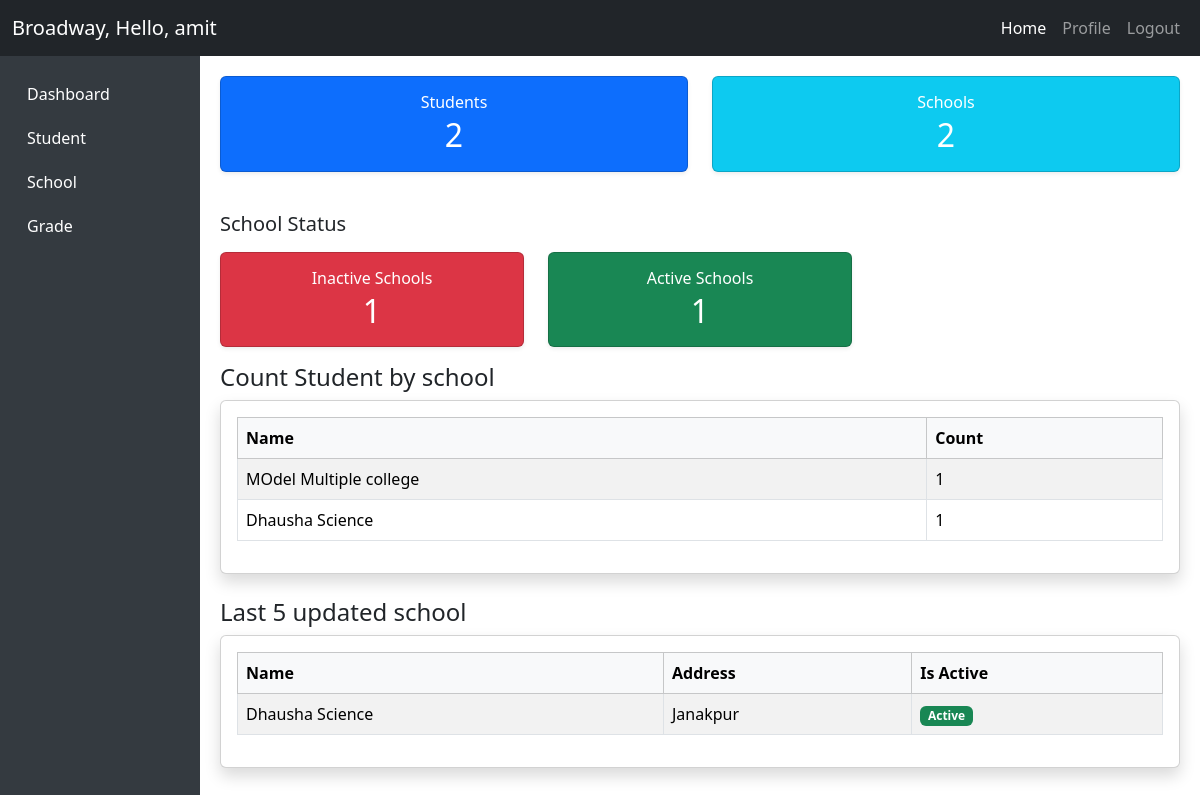
The app's page /home/ (signed in) with its own data.
### home/models.py (models this page shows, shortened)
class School(models.Model):
    name = models.CharField(max_length=50, verbose_name="School Name")
    school_unique_code = models.CharField(max_length=20,unique=True, help_text="add unique value", verbose_name="School code")
    address = models.CharField(max_length=30)
    is_active  = models.BooleanField(default=False)
    created_at = models.DateTimeField(auto_now_add=True)
    updated_at = models.DateTimeField(auto_now=True)

### home/views.py (the view)
# urls.py: 2. Add a URL to urlpatterns:  path('', views.home, name='home')
@login_required()
def home(request):
    school_status = School.objects.values('is_active').annotate(count = Count('is_active'))
    school_student_count = Student.objects.values('school__name').annotate(count = Count('id')).order_by('-count')
    last_five_school = School.objects.filter(is_active = True).order_by('-updated_at')[:5]
    context = {
        "student_count":Student.objects.all().count(),
        "school_count":School.objects.all().count(),
        "school_status":school_status,
        "last_five_school":last_five_school,
        "school_student_count":school_student_count
    }
    return render(request, 'base/base.html', context)

### home/templates/base/base.html (shortened to what this page needs)
<!doctype html>
<html lang="en">
  <head>
    <link
      href="https://cdn.jsdelivr.net/npm/bootstrap@5.3.2/dist/css/bootstrap.min.css"
      rel="stylesheet"
    />
  </head>
  <body>
    <nav class="navbar navbar-expand-lg navbar-dark bg-dark">
      <div class="container-fluid">
        <a class="navbar-brand" href="#">Broadway, Hello, {{request.user}} </a>
        <div class="collapse navbar-collapse" id="navbarNav">
          <ul class="navbar-nav ms-auto">
            <li class="nav-item">
              <a class="nav-link active" href="#">Home</a>
            </li>
            <li class="nav-item">
              <a class="nav-link" href="#">Profile</a>
            </li>
            <li class="nav-item">
              <a class="nav-link" href="{% url 'logout' %}">Logout</a>
            </li>
          </ul>
        </div>
      </div>
    </nav>
    <div class="container-fluid">
      <div class="row">
        <div
          class="col-md-3 col-lg-2 d-md-block sidebar collapse show"
          id="sidebarMenu"
        >
          <div class="pt-3">
            <a href="/home">Dashboard</a>
            <a href="/student">Student</a>
            <a href="/home/school">School</a>
            <a href="/student/grade">Grade</a>
          </div>
        </div>
        <main class="col-md-9 ms-sm-auto col-lg-10 content">
          {% block maincontent %}
          <div class="row mb-4">
            <div class="col-md-6 mb-3">
              <div class="card text-white bg-primary shadow-sm">
                <div class="card-body text-center">
                  <h6 class="mb-1">Students</h6>
                  <h2 class="mb-0">{{ student_count }}</h2>
                </div>
              </div>
            </div>
            <div class="col-md-6 mb-3">
              <div class="card text-white bg-info shadow-sm">
                <div class="card-body text-center">
                  <h6 class="mb-1">Schools</h6>
                  <h2 class="mb-0">{{ school_count }}</h2>
                </div>
              </div>
            </div>
          </div>
          <h5 class="mb-3">School Status</h5>
          <div class="row">
            {% for i in school_status %}
            <div class="col-md-6 col-lg-4 mb-3">
              <div
                class="card text-white {% if i.is_active %}bg-success{% else %}bg-danger{% endif %} shadow-sm"
              >
                <div class="card-body text-center">
                  <h6 class="mb-1">
                    {% if i.is_active %} Active Schools {% else %} Inactive
                    Schools {% endif %}
                  </h6>
                  <h2 class="mb-0">{{ i.count }}</h2>
                </div>
              </div>
            </div>
            {% endfor %}
          </div>
          <h4> Count Student by school </h4>
          <div class="card shadow">
            <div class="card-body">
              <table class="table table-bordered table-striped table-hover">
                <thead class="table-light">
                  <tr>
                    <th>Name</th>
                    <th>Count</th>
                  </tr>
                </thead>
                <tbody>
                  {% for i in school_student_count %}
                  <tr>
                    <td>{{ i.school__name }}</td>
                    <td>{{ i.count }}</td>
                  </tr>
                  {% endfor %}
                </tbody>
              </table>
            </div>
          </div>
          <br>
          <h4> Last 5 updated school</h4>
           <div class="card shadow">
            <div class="card-body">
              <table class="table table-bordered table-striped table-hover">
                <thead class="table-light">
                  <tr>
                    <th>Name</th>
                    <th>Address</th>
                    <th>Is Active</th>
                  </tr>
                </thead>
                <tbody>
                 {% for i in last_five_school %}
                  <tr>
                    <td>{{ i.name }}</td>
                    <td>{{ i.address }}</td>
                    <td>
                      {% if i.is_active %}
                      <span class="badge bg-success">Active</span>
                      {% else %}
                      <span class="badge bg-danger">Inactive</span>
                      {% endif %}
                    </td>
                  </tr>
                  {% endfor %}
                </tbody>
              </table>
            </div>
          </div>
          {% endblock %}
        </main>
      </div>
    </div>
  </body>
</html>

### home/templates/base/base.html (style rules this page uses)
body { overflow-x: hidden; }
.sidebar { height: 100vh; background-color: #343a40; }
.sidebar a { color: #fff; text-decoration: none; display: block; padding: 10px 15px; }
.content { padding: 20px; }

### records on screen
School: name "Dhausha Science", address "Janakpur", is_active "Active"

### other values on screen
{{ request.user }} "amit"
{{ student_count }} "2"
{{ school_count }} "2"
{{ i.count }} "1" "1"
{{ i.school__name }} "MOdel Multiple college" "Dhausha Science"
